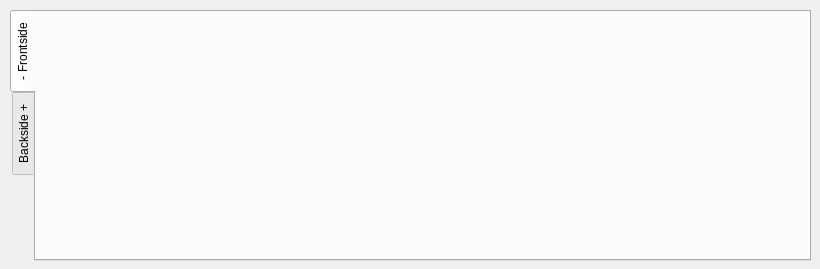
<?xml version="1.0" encoding="UTF-8"?>
<ui version="4.0">
 <class>SRIterationTab</class>
 <widget class="QWidget" name="SRIterationTab">
  <property name="geometry">
   <rect>
    <x>0</x>
    <y>0</y>
    <width>820</width>
    <height>269</height>
   </rect>
  </property>
  <property name="windowTitle">
   <string>Form</string>
  </property>
  <widget class="QTabWidget" name="tabWidget">
   <property name="geometry">
    <rect>
     <x>10</x>
     <y>10</y>
     <width>801</width>
     <height>251</height>
    </rect>
   </property>
   <property name="tabPosition">
    <enum>QTabWidget::West</enum>
   </property>
   <property name="tabShape">
    <enum>QTabWidget::Rounded</enum>
   </property>
   <property name="currentIndex">
    <number>0</number>
   </property>
   <widget class="QWidget" name="tab">
    <attribute name="title">
     <string notr="true">- Frontside</string>
    </attribute>
   </widget>
   <widget class="QWidget" name="tab_2">
    <attribute name="title">
     <string>Backside +</string>
    </attribute>
   </widget>
  </widget>
 </widget>
 <resources/>
 <connections/>
</ui>
